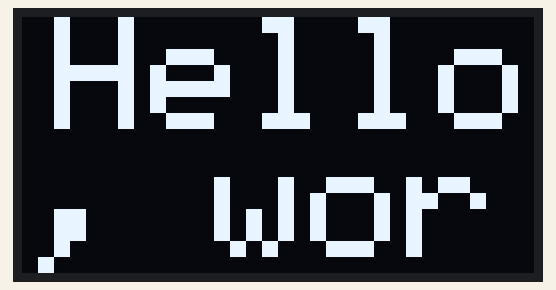
This sketch was run on a simulated Arduino Uno, built with avr-gcc and run on an emulated ATmega328P. On the bench: 128×64 one-colour display.

Above: at 0.76 s.
At 1.46 s:
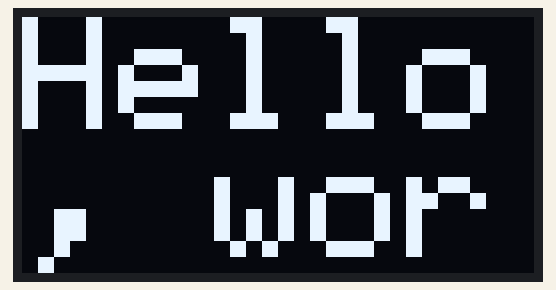

The sketch:

oled_128x32.ino
```cpp
#include <SPI.h>
#include <Wire.h>
#include <Adafruit_GFX.h>
#include <Adafruit_SSD1306.h>

#define OLED_RESET 4
Adafruit_SSD1306 display(OLED_RESET);


void setup() {
  // put your setup code here, to run once:
  display.begin(SSD1306_SWITCHCAPVCC, 0x3C);
  display.clearDisplay();
  Serial.begin(9600);

}

void loop() {
  // put your main code here, to run repeatedly:

for (int x=0; x<9; x++){
  display.setTextSize(4);
  display.setTextColor(WHITE);
  display.setCursor(x,0);
  display.println("Hello, world!");
  display.display();
  delay(50);
  display.clearDisplay();
}
for (int x=8; x>=0; x--){
  display.setTextSize(4);
  display.setTextColor(WHITE);
  display.setCursor(x,0);
  display.println("Hello, world!");
  display.display();
  delay(50);
  display.clearDisplay();
}
}
```
